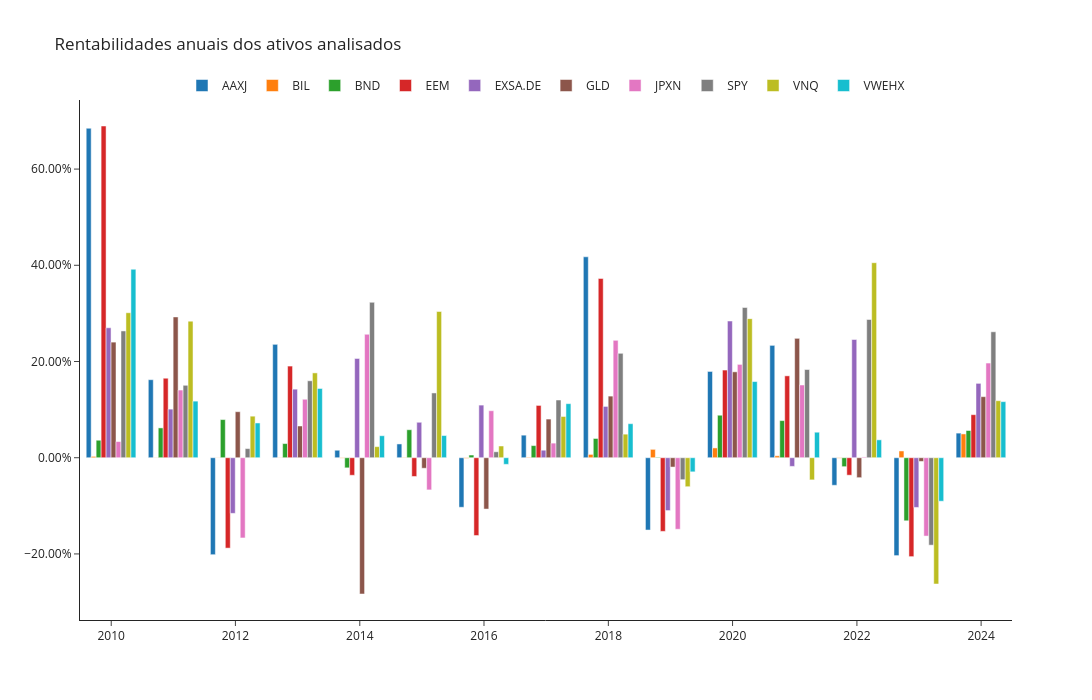

The cell this chart's notebook holds for it:
### Code cell
year_returns = go.Figure()
# Iterate over the tickers list
for ticker in tickers:
    year_returns.add_trace(go.Bar(name= f'{ticker}', x=quotes_anual_pct_ret.index, y=quotes_anual_pct_ret[ticker]))

# Alterações ao gráfico
year_returns.update_layout(barmode='group', # Colocar as barras em grupo
            title='Rentabilidades anuais dos ativos analisados',
            yaxis_tickformat = '.2%', # Colocar o eixo dos y em percentagem
            template='simple_white', # Escolhemos um template que achemos bonito
            height=700, width=1200,
            showlegend=True,
            legend=dict(yanchor="bottom", y=1, xanchor="center", x=0.5, orientation='h')
            ).show()
